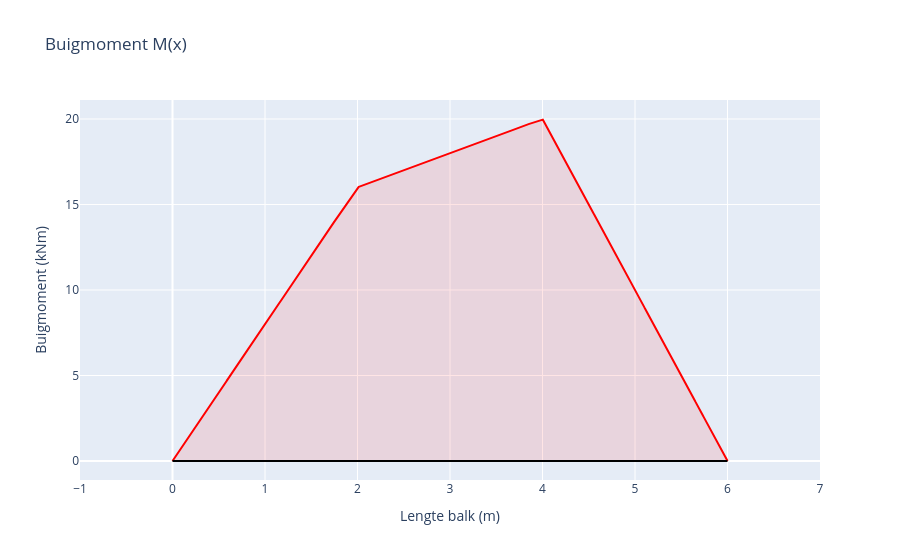

Notebook source saved alongside this figure:
### Markdown cell above
## Buigmomentgrafiek

### Code cell
layout = go.Layout(
    title="Buigmoment M(x)",
    xaxis=dict(dtick=1,title="Lengte balk (m)", range=[-1, lengteBalk+1]),
    yaxis=dict(title="Buigmoment (kNm)"),
    showlegend=False
)

line = go.Scatter(
    x=X,
    y= sum(bendingMoment),
    mode='lines',
    name='Buigmoment (kNm)',
    fill = 'tonexty',
    line_color='red',
    fillcolor='rgba(255,0,0,0.1)'
)

axis = go.Scatter(
    x= [0,lengteBalk],
    y= [0,0],
    mode='lines',
    line_color='black'
)

fig= go.Figure(data=[line, axis], layout=layout)
fig.show()

### Figure 1 — Plotly figure (JSON) as saved in the notebook; plotly's stock layout.template omitted (floating-point values rounded to 4 significant figures; data arrays with more than 128 entries replaced by an {"elided": "..."} marker saying what was removed)
{"data": [{"fill": "tonexty", "fillcolor": "rgba(255,0,0,0.1)", "line": {"color": "red"}, "mode": "lines", "name": "Buigmoment (kNm)", "type": "scatter", "x": {"elided": "10002 float values"}, "y": {"elided": "10002 float values"}}, {"line": {"color": "black"}, "mode": "lines", "type": "scatter", "x": [0, 6], "y": [0, 0]}], "layout": {"autosize": true, "showlegend": false, "title": {"text": "Buigmoment M(x)"}, "xaxis": {"dtick": 1, "range": [-1, 7], "title": {"text": "Lengte balk (m)"}, "type": "linear"}, "yaxis": {"autorange": true, "range": [-1.111, 21.11], "title": {"text": "Buigmoment (kNm)"}, "type": "linear"}}}
